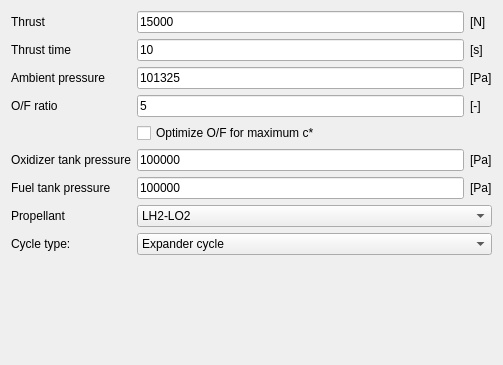
            <widget class="QWidget" name="scrollAreaWidgetContents_8">
             <property name="geometry">
              <rect>
               <x>0</x>
               <y>0</y>
               <width>503</width>
               <height>365</height>
              </rect>
             </property>
             <layout class="QGridLayout" name="gridLayout_4">
              <item row="2" column="1">
               <widget class="QLineEdit" name="line_pa">
                <property name="text">
                 <string>101325</string>
                </property>
               </widget>
              </item>
              <item row="7" column="0">
               <widget class="QLabel" name="label_prop">
                <property name="text">
                 <string>Propellant</string>
                </property>
               </widget>
              </item>
              <item row="0" column="0">
               <widget class="QLabel" name="label_thrust">
                <property name="text">
                 <string>Thrust</string>
                </property>
               </widget>
              </item>
              <item row="6" column="0">
               <widget class="QLabel" name="label_Ftank_pres">
                <property name="text">
                 <string>Fuel tank pressure</string>
                </property>
               </widget>
              </item>
              <item row="4" column="1">
               <widget class="QCheckBox" name="check_O_F">
                <property name="text">
                 <string>Optimize O/F for maximum c*</string>
                </property>
               </widget>
              </item>
              <item row="5" column="2">
               <widget class="QLabel" name="label_Pa_2">
                <property name="text">
                 <string>[Pa]</string>
                </property>
               </widget>
              </item>
              <item row="2" column="2">
               <widget class="QLabel" name="label_Pa">
                <property name="text">
                 <string>[Pa]</string>
                </property>
               </widget>
              </item>
              <item row="5" column="1">
               <widget class="QLineEdit" name="line_Otank_pres">
                <property name="text">
                 <string>100000</string>
                </property>
               </widget>
              </item>
              <item row="1" column="1">
               <widget class="QLineEdit" name="line_time">
                <property name="text">
                 <string>10</string>
                </property>
               </widget>
              </item>
              <item row="2" column="0">
               <widget class="QLabel" name="label_pa">
                <property name="text">
                 <string>Ambient pressure</string>
                </property>
               </widget>
              </item>
              <item row="1" column="2">
               <widget class="QLabel" name="label_s">
                <property name="text">
                 <string>[s]</string>
                </property>
               </widget>
              </item>
              <item row="9" column="0">
               <spacer name="spacer_left_global">
                <property name="orientation">
                 <enum>Qt::Vertical</enum>
                </property>
                <property name="sizeHint" stdset="0">
                 <size>
                  <width>20</width>
                  <height>40</height>
                 </size>
                </property>
               </spacer>
              </item>
              <item row="3" column="0">
               <widget class="QLabel" name="label_O_F">
                <property name="text">
                 <string>O/F ratio</string>
                </property>
               </widget>
              </item>
              <item row="6" column="1">
               <widget class="QLineEdit" name="line_Ftank_pres">
                <property name="text">
                 <string>100000</string>
                </property>
               </widget>
              </item>
              <item row="7" column="1" colspan="2">
               <widget class="QComboBox" name="combo_prop">
                <item>
                 <property name="text">
                  <string>LH2-LO2</string>
                 </property>
                </item>
                <item>
                 <property name="text">
                  <string>CH4-LO2</string>
                 </property>
                </item>
               </widget>
              </item>
              <item row="6" column="2">
               <widget class="QLabel" name="label_Pa_3">
                <property name="text">
                 <string>[Pa]</string>
                </property>
               </widget>
              </item>
              <item row="3" column="2">
               <widget class="QLabel" name="label_empty">
                <property name="text">
                 <string>[-]</string>
                </property>
               </widget>
              </item>
              <item row="5" column="0">
               <widget class="QLabel" name="label_Otank_pres">
                <property name="text">
                 <string>Oxidizer tank pressure</string>
                </property>
               </widget>
              </item>
              <item row="0" column="1">
               <widget class="QLineEdit" name="line_thrust">
                <property name="text">
                 <string>15000</string>
                </property>
               </widget>
              </item>
              <item row="1" column="0">
               <widget class="QLabel" name="label_time">
                <property name="text">
                 <string>Thrust time</string>
                </property>
               </widget>
              </item>
              <item row="0" column="2">
               <widget class="QLabel" name="label_N">
                <property name="text">
                 <string>[N]</string>
                </property>
               </widget>
              </item>
              <item row="3" column="1">
               <widget class="QLineEdit" name="line_O_F">
                <property name="text">
                 <string>5</string>
                </property>
               </widget>
              </item>
              <item row="8" column="0">
               <widget class="QLabel" name="label_cyle">
                <property name="text">
                 <string>Cycle type:</string>
                </property>
               </widget>
              </item>
              <item row="8" column="1" colspan="2">
               <widget class="QComboBox" name="combo_cycle">
                <item>
                 <property name="text">
                  <string>Expander cycle</string>
                 </property>
                </item>
                <item>
                 <property name="text">
                  <string>Coolant bleed cycle</string>
                 </property>
                </item>
                <item>
                 <property name="text">
                  <string>Gas generator cycle</string>
                 </property>
                </item>
                <item>
                 <property name="text">
                  <string>Staged combustion cycle</string>
                 </property>
                </item>
                <item>
                 <property name="text">
                  <string>Electric motor</string>
                 </property>
                </item>
                <item>
                 <property name="text">
                  <string>Pressure fed</string>
                 </property>
                </item>
               </widget>
              </item>
             </layout>
            </widget>
